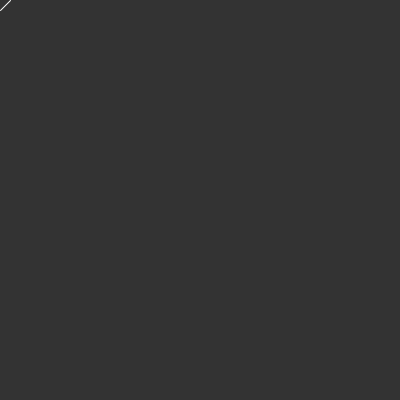
Frame 1 (no input)
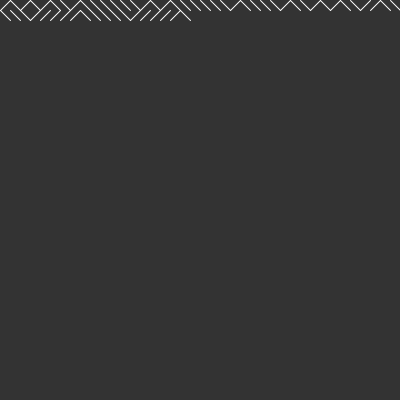
Frame 60 (the mouse pressed at the canvas centre just before this capture)
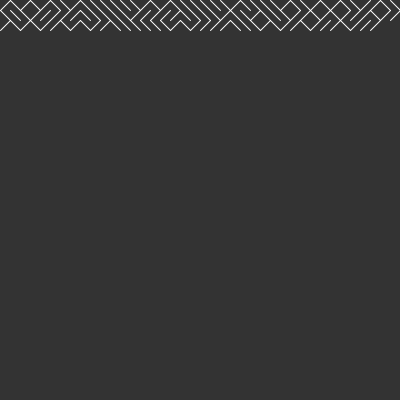
Frame 120 (the mouse held since frame 60 and released just before this capture)

The Processing sketch that drew these frames (run headless with seeded random() and noise(); from frame 60 on, the mouse is pressed at the canvas centre):

// Processing sketch: RUN10PRINT
// ── RUN10PRINT.pde
float x = 0;
float y = 0;
float space = 10;

void setup()
{
  size(400, 400);
  background(51);
  stroke(255);
}

void draw()
{
  if(random(1) < 0.5) line (x, y, x+space, y+space);
  else                line (x, y+space, x+space, y);
  
  x += space;
  if(x > width)
  {
    x = 0;
    y += space;
  }
  if(y > height) noLoop();
}
